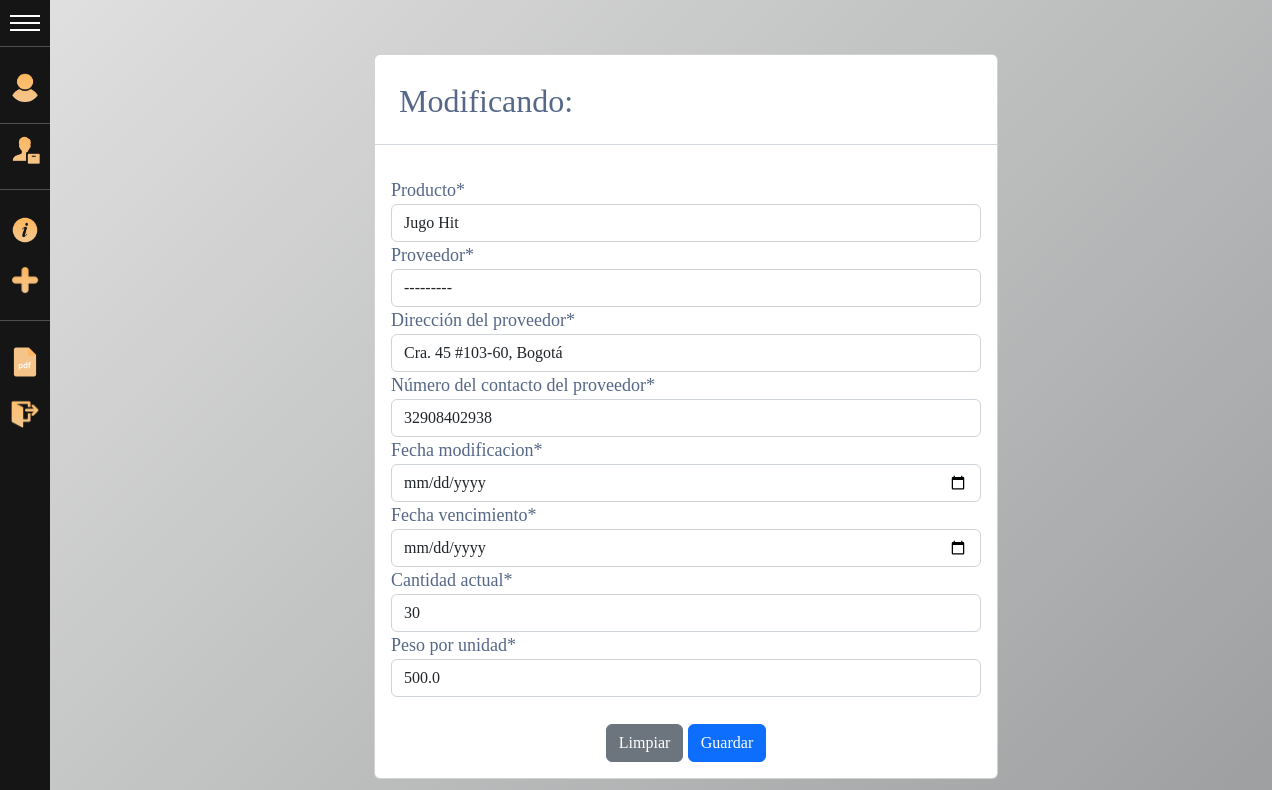
/modificar/14/ (signed in), run on the app's committed database.
### gestion/models.py (models this page shows)
class Informacion(models.Model):
    class Meta:
        verbose_name_plural = 'Información'
    id = models.AutoField(primary_key=True)
    producto = models.ForeignKey(Producto, on_delete=models.CASCADE, null=True)
    proveedor =  models.CharField(max_length = 255, verbose_name="Proveedor")
    direccion_proveedor =  models.CharField(max_length = 255, verbose_name="Dirección del proveedor")
    numero_proveedor =  models.CharField(max_length = 255, verbose_name="Número del contacto del proveedor")
    fecha_modificacion =  models.DateField(max_length = 20,verbose_name = "Fecha de modificación")
    fecha_vencimiento =  models.DateField(max_length = 20,verbose_name="Fecha de vencimiento")
    cantidad_productos = models.IntegerField(verbose_name="Cantidad actual")
    peso_unidad = models.FloatField(verbose_name="Peso por unidad")

### gestion/views.py (the view, shortened to what this page needs)
# urls.py: path('modificar/<id>/', FormularioInformacionView.modificar_producto),             #Modificar información de un producto
    @login_required
    def modificar_producto(request, id):
        producto = get_object_or_404(Informacion, id=id)
        data = {
            'form': formularioInformacion(instance=producto),
            'info': Producto
        }
        return render(request, 'modificar_producto.html', data)

### gestion/forms.py
class formularioInformacion(forms.ModelForm):
    fecha_modificacion = forms.DateField(widget=DatePickerInput)
    fecha_vencimiento = forms.DateField(widget=DatePickerInput)
    proveedor = forms.ModelChoiceField(queryset=Proveedores.objects.all())
    class Meta:
        model = Informacion
        fields = '__all__'

### gestion/models.py (called while the page is built)
    def __str__(self):
        return self.nombre_descripcion

    def __str__(self):
        return self.nombre_proveedor

### templates/modificar_producto.html (shortened to what this page needs)
{% extends "base.html"%}
{% load crispy_forms_tags %}
{%block content %}
<br>
<br>
<div class="row">
    <div class="col-12 col-md-6 offset-md-3">
        <div class="card">
            <h2>&nbsp;&nbsp; Modificando: {{producto.nombre_descripcion}}</h2>
            <hr>
            <div class="card-body">
                <form action="" method="POST" enctype="multipart/form-data">
                    {{ form|crispy }}
                    <br>
                    <div class="d-flex justify-content-center">
                        <input type="reset" value="Limpiar" class="btn btn-secondary">
                        <input id="id_btn" type="submit" value="Guardar" class="btn btn-primary">
                    </div>
                </form>
            </div>
        </div>
    </div>
</div>
{%endblock%}

### static/lista.css (style rules this page uses)
body { margin: 0; width: 100%; height: 100vh; background: linear-gradient(-45deg, #f4eeed, #cbc7c8, #87898a, #e1e1e1); background-size: 400% 400%; animation: gradiente 15s ease infinite; overflow-y: scroll; overflow-x: hidden; }
body { color: #566787; font-family: 'Varela Round', sans-serif; font-size: 13px; }

### static/menu2.css (style rules this page uses)
:root { --width: 300px; --padding: 10px; --bgcolor: rgb(21, 21, 21); --hovercolor: rgb(79, 79, 79); --width-collapsed: 50px; }
body { font-family: Cambria, Cochin, Georgia, Times, 'Times New Roman', serif; font-size: 18px; padding: 0; margin: 0; margin-left: var(--width-collapsed); transition: 0.4s; }

### static/search.css (style rules this page uses)
* { margin: 0; padding: 0; box-sizing: border-box; }

### data on the page
Informacion: producto "Jugo Hit", proveedor "---------", direccion_proveedor "Cra. 45 #103-60, Bogotá", numero_proveedor "32908402938", cantidad_productos "30", peso_unidad "500.0"
